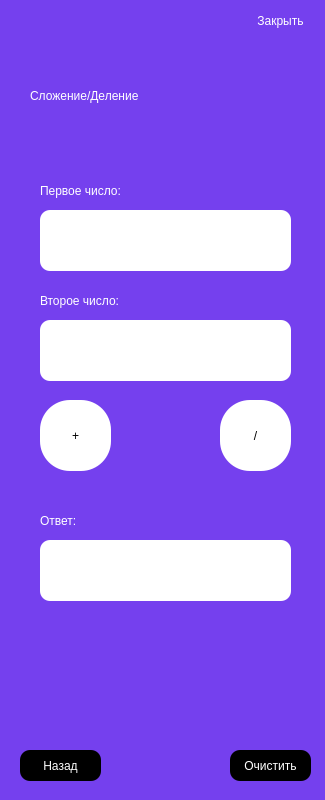
<?xml version="1.0" encoding="UTF-8"?>
<ui version="4.0">
 <class>AddDiv</class>
 <widget class="QWidget" name="AddDiv">
  <property name="geometry">
   <rect>
    <x>0</x>
    <y>0</y>
    <width>325</width>
    <height>800</height>
   </rect>
  </property>
  <property name="minimumSize">
   <size>
    <width>325</width>
    <height>800</height>
   </size>
  </property>
  <property name="maximumSize">
   <size>
    <width>325</width>
    <height>800</height>
   </size>
  </property>
  <property name="windowTitle">
   <string>Сложение и деление</string>
  </property>
  <property name="styleSheet">
   <string notr="true">background-color: rgb(117, 64, 238);
border-radius: 20px;
</string>
  </property>
  <widget class="QLabel" name="label">
   <property name="geometry">
    <rect>
     <x>30</x>
     <y>80</y>
     <width>271</width>
     <height>31</height>
    </rect>
   </property>
   <property name="styleSheet">
    <string notr="true">
color: rgb(255, 255, 255);
font: 700 20pt &quot;Inter&quot;;</string>
   </property>
   <property name="text">
    <string>Сложение/Деление</string>
   </property>
  </widget>
  <widget class="QPushButton" name="pushButton_14">
   <property name="geometry">
    <rect>
     <x>40</x>
     <y>400</y>
     <width>71</width>
     <height>71</height>
    </rect>
   </property>
   <property name="styleSheet">
    <string notr="true">QPushButton{
border-radius: 30px;
font: 14pt &quot;Inter&quot;;
color: rgb(0, 0, 0);
background-color: rgb(255, 255, 255);
}

QPushButton:hover {
	background-color: rgb(230, 230, 230);
}


</string>
   </property>
   <property name="text">
    <string>+</string>
   </property>
  </widget>
  <widget class="QPushButton" name="pushButton_17">
   <property name="geometry">
    <rect>
     <x>230</x>
     <y>0</y>
     <width>101</width>
     <height>41</height>
    </rect>
   </property>
   <property name="styleSheet">
    <string notr="true">QPushButton{
border-radius: 0px 0px 5px 5px;
font: 11pt &quot;Inter&quot;;

color: rgb(255, 255, 255);
}




</string>
   </property>
   <property name="text">
    <string>Закрыть</string>
   </property>
  </widget>
  <widget class="QPushButton" name="pushButton_15">
   <property name="geometry">
    <rect>
     <x>220</x>
     <y>400</y>
     <width>71</width>
     <height>71</height>
    </rect>
   </property>
   <property name="styleSheet">
    <string notr="true">QPushButton{
border-radius: 30px;
font: 14pt &quot;Inter&quot;;
color: rgb(0, 0, 0);
background-color: rgb(255, 255, 255);
}

QPushButton:hover {
	background-color: rgb(230, 230, 230);
}


</string>
   </property>
   <property name="text">
    <string>/</string>
   </property>
  </widget>
  <widget class="QLineEdit" name="secNum_2">
   <property name="geometry">
    <rect>
     <x>30</x>
     <y>550</y>
     <width>271</width>
     <height>41</height>
    </rect>
   </property>
   <property name="styleSheet">
    <string notr="true">QPushButton{
border-radius: 30px;
font: 14pt &quot;Inter&quot;;
color: rgb(0, 0, 0);
background-color: rgb(255, 255, 255);
}

QPushButton:hover {
	background-color: rgb(230, 230, 230);
}


</string>
   </property>
  </widget>
  <widget class="QWidget" name="widget_2" native="true">
   <property name="enabled">
    <bool>true</bool>
   </property>
   <property name="geometry">
    <rect>
     <x>40</x>
     <y>210</y>
     <width>251</width>
     <height>61</height>
    </rect>
   </property>
   <property name="styleSheet">
    <string notr="true">border-radius: 10px;
background-color: rgb(255, 255, 255);</string>
   </property>
   <widget class="QLineEdit" name="firstNum">
    <property name="geometry">
     <rect>
      <x>10</x>
      <y>10</y>
      <width>231</width>
      <height>41</height>
     </rect>
    </property>
   </widget>
  </widget>
  <widget class="QWidget" name="widget_3" native="true">
   <property name="enabled">
    <bool>true</bool>
   </property>
   <property name="geometry">
    <rect>
     <x>40</x>
     <y>320</y>
     <width>251</width>
     <height>61</height>
    </rect>
   </property>
   <property name="styleSheet">
    <string notr="true">border-radius: 10px;
background-color: rgb(255, 255, 255);</string>
   </property>
   <widget class="QLineEdit" name="secNum">
    <property name="geometry">
     <rect>
      <x>10</x>
      <y>10</y>
      <width>231</width>
      <height>41</height>
     </rect>
    </property>
   </widget>
  </widget>
  <widget class="QWidget" name="widget_4" native="true">
   <property name="enabled">
    <bool>true</bool>
   </property>
   <property name="geometry">
    <rect>
     <x>40</x>
     <y>540</y>
     <width>251</width>
     <height>61</height>
    </rect>
   </property>
   <property name="styleSheet">
    <string notr="true">border-radius: 10px;
background-color: rgb(255, 255, 255);</string>
   </property>
   <widget class="QLabel" name="resLabel">
    <property name="geometry">
     <rect>
      <x>10</x>
      <y>10</y>
      <width>231</width>
      <height>41</height>
     </rect>
    </property>
    <property name="text">
     <string/>
    </property>
   </widget>
  </widget>
  <widget class="QPushButton" name="pushButton_2">
   <property name="geometry">
    <rect>
     <x>230</x>
     <y>750</y>
     <width>81</width>
     <height>31</height>
    </rect>
   </property>
   <property name="styleSheet">
    <string notr="true">QPushButton{
border-radius: 10px;
font: 10pt &quot;Inter&quot;;
background-color: rgb(0, 0, 0);
color: rgb(255, 255, 255);
}


QPushButton:hover {
	background-color: rgb(45, 45, 45);
}



</string>
   </property>
   <property name="text">
    <string>Очистить</string>
   </property>
  </widget>
  <widget class="QPushButton" name="pushButton">
   <property name="geometry">
    <rect>
     <x>20</x>
     <y>750</y>
     <width>81</width>
     <height>31</height>
    </rect>
   </property>
   <property name="styleSheet">
    <string notr="true">QPushButton{
border-radius: 10px;
font: 10pt &quot;Inter&quot;;
background-color: rgb(0, 0, 0);
color: rgb(255, 255, 255);
}


QPushButton:hover {
	background-color: rgb(45, 45, 45);
}



</string>
   </property>
   <property name="text">
    <string>Назад</string>
   </property>
  </widget>
  <widget class="QLabel" name="label_2">
   <property name="geometry">
    <rect>
     <x>40</x>
     <y>510</y>
     <width>71</width>
     <height>21</height>
    </rect>
   </property>
   <property name="styleSheet">
    <string notr="true">color: rgb(255, 255, 255);
font: 700 12pt &quot;Segoe UI&quot;;
font: 16pt &quot;Segoe UI&quot;;</string>
   </property>
   <property name="text">
    <string>Ответ:</string>
   </property>
  </widget>
  <widget class="QLabel" name="label_3">
   <property name="geometry">
    <rect>
     <x>40</x>
     <y>290</y>
     <width>151</width>
     <height>21</height>
    </rect>
   </property>
   <property name="styleSheet">
    <string notr="true">color: rgb(255, 255, 255);
font: 700 12pt &quot;Segoe UI&quot;;
font: 16pt &quot;Segoe UI&quot;;</string>
   </property>
   <property name="text">
    <string>Второе число:</string>
   </property>
  </widget>
  <widget class="QLabel" name="label_4">
   <property name="geometry">
    <rect>
     <x>40</x>
     <y>180</y>
     <width>151</width>
     <height>21</height>
    </rect>
   </property>
   <property name="styleSheet">
    <string notr="true">color: rgb(255, 255, 255);
font: 700 12pt &quot;Segoe UI&quot;;
font: 16pt &quot;Segoe UI&quot;;</string>
   </property>
   <property name="text">
    <string>Первое число:</string>
   </property>
  </widget>
 </widget>
 <resources/>
 <connections/>
</ui>
